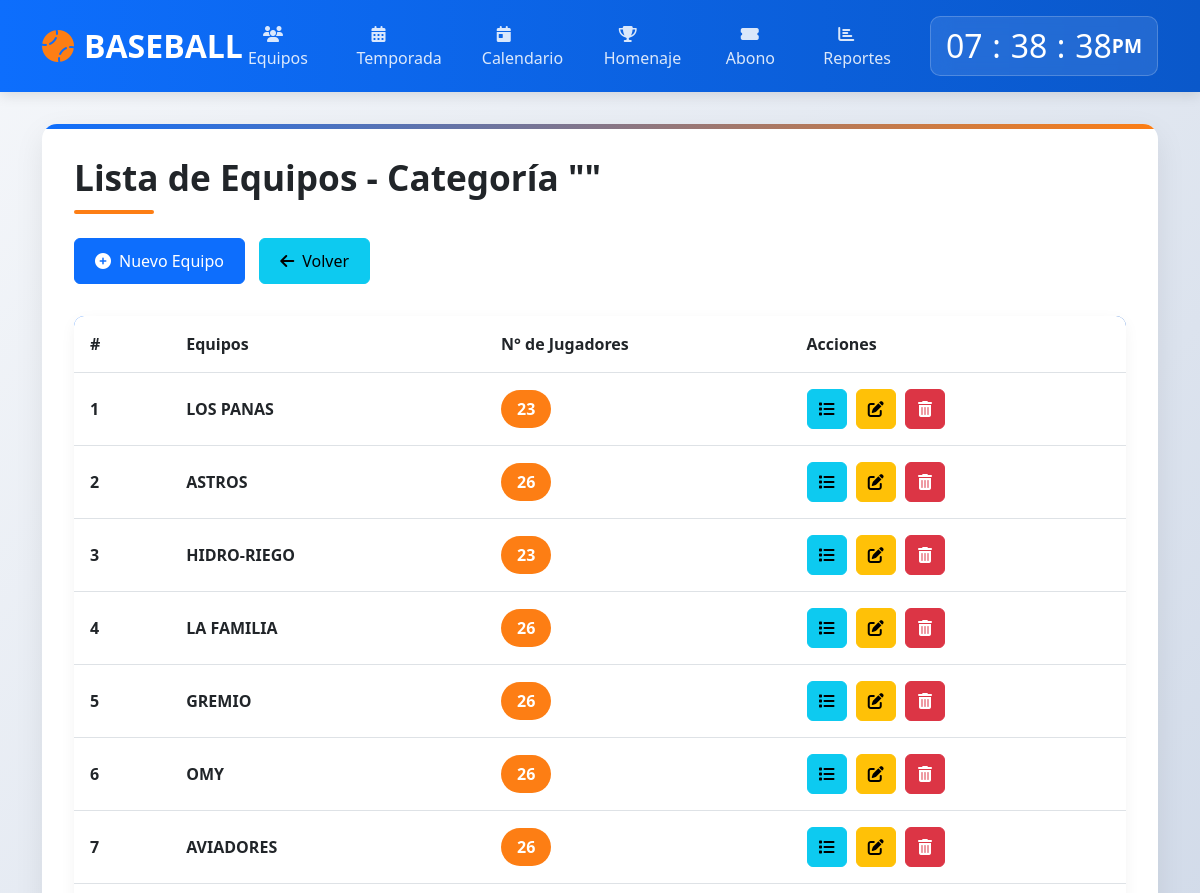
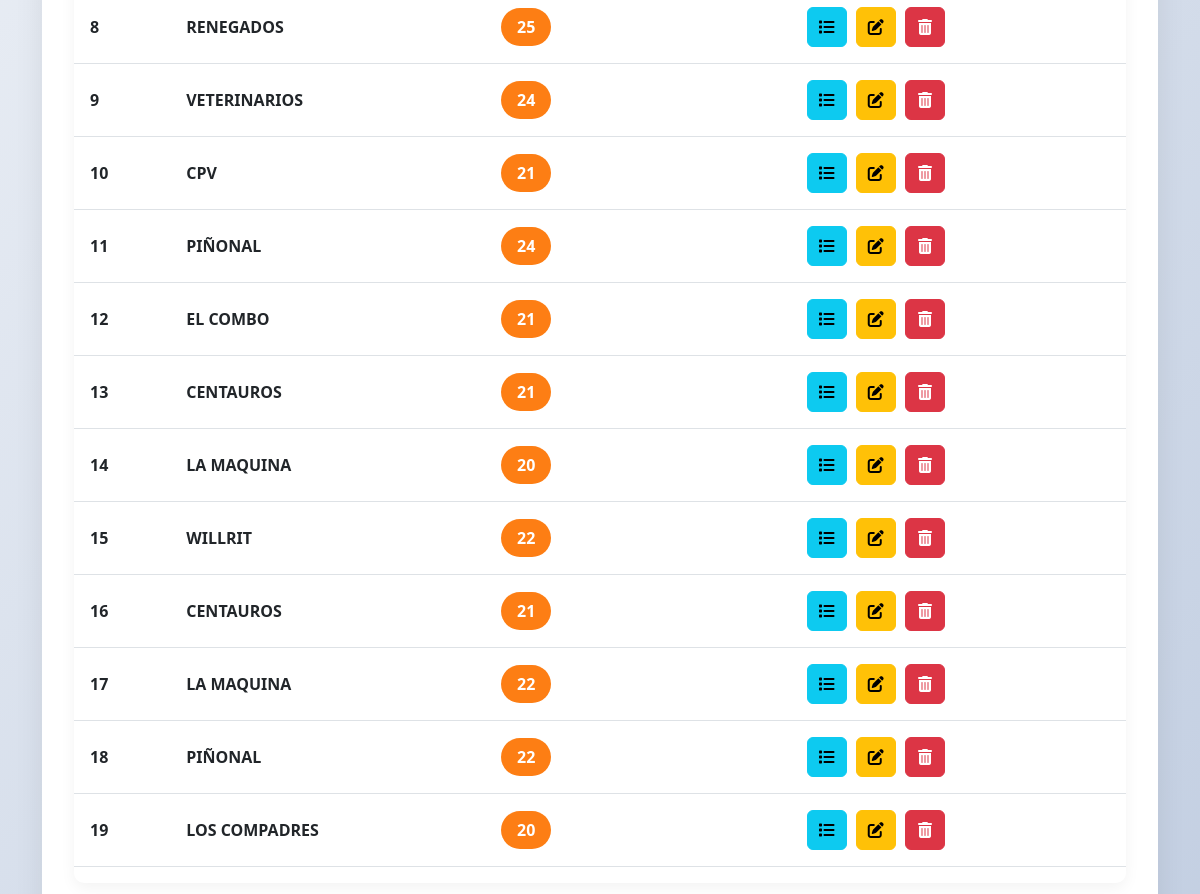
The app's page /modulos/equipos/nomina.php, older data (2 pictures, top to bottom).
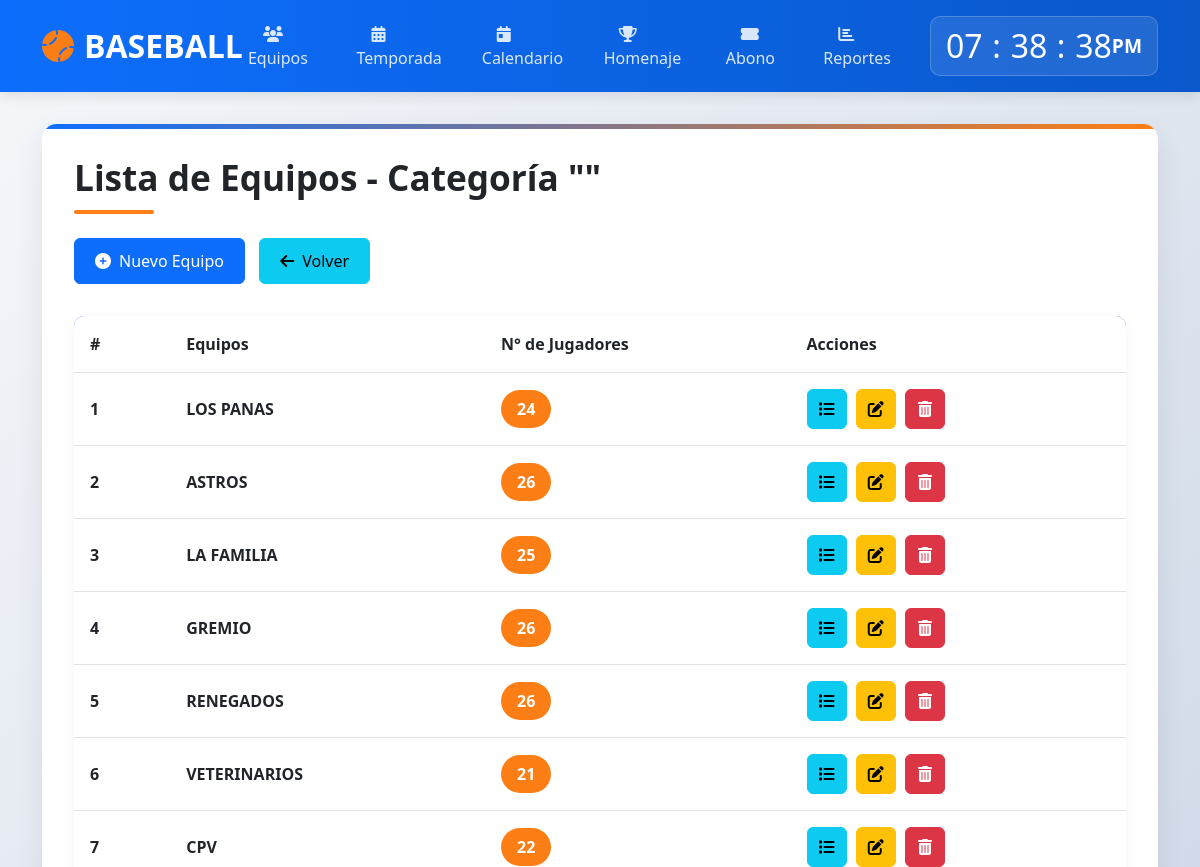
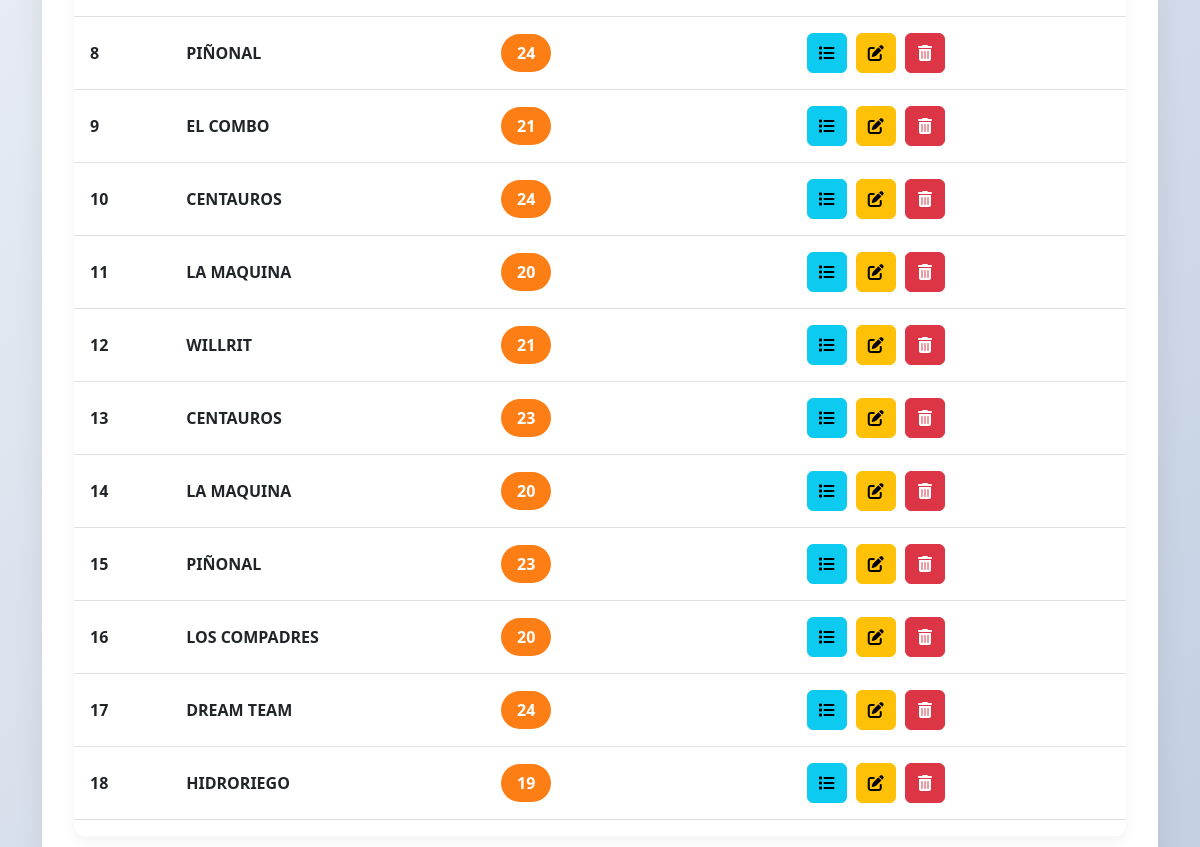
The same page, newer data (2 pictures, top to bottom).
### tables this page shows
CREATE TABLE `equipos` (
  `id_team` int(10) NOT NULL,
  `nom_team` varchar(50) NOT NULL,
  `n_jugadores` int(100) DEFAULT NULL,
  `categoria` varchar(1) NOT NULL
);

### modulos/equipos/nomina.php (the view, shortened to what the changed rows need)
<?php
$con = conectar();
$cat = isset($_REQUEST['cat']) ? mysqli_real_escape_string($con, $_REQUEST['cat']) : '';
?>
<!DOCTYPE html>
<html lang="es">
<head>
    <link href="https://cdn.jsdelivr.net/npm/bootstrap@5.3.0/dist/css/bootstrap.min.css" rel="stylesheet">
    <link rel="stylesheet" href="https://cdnjs.cloudflare.com/ajax/libs/font-awesome/6.4.0/css/all.min.css">
</head>
<body>
    <header class="header">
        <div class="container">
            <div class="d-flex justify-content-between align-items-center">
                <div class="clock-container">
                    <div class="clock">
                        <h2 id="hour">00</h2><h2 class="dot">:</h2>
                        <h2 id="minute">00</h2><h2 class="dot">:</h2>
                        <h2 id="seconds">00</h2><span id="ampm">AM</span>
                    </div>
                </div>
            </div>
        </div>
    </header>
    <main class="main-content">
        <div class="container">
            <div class="teams-container">
                <h1 class="page-title">Lista de Equipos - Categoría "<?php echo htmlspecialchars($cat); ?>"</h1>
                <div class="table-container">
                    <div class="table-responsive">
                        <table class="table table-hover">
                            <thead>
                                <tr>
                                    <th scope="col">#</th>
                                    <th scope="col">Equipos</th>
                                    <th scope="col">N° de Jugadores</th>
                                    <th scope="col">Acciones</th>
                                </tr>
                            </thead>
                            <tbody>
                                <?php
                                $obtener = "SELECT * FROM equipos WHERE categoria LIKE '%$cat%'";
                                $query = mysqli_query($con, $obtener);
                                if (!$query) {
                                    echo "<tr><td colspan='4' class='text-center text-danger'>Error en la consulta: " . mysqli_error($con) . "</td></tr>";
                                } else {
                                    $num = mysqli_num_rows($query);
                                    if ($num > 0) {
                                        for ($i = 1; $i <= $num; ++$i) {
                                            $data = mysqli_fetch_array($query);
                                ?>
                                            <tr>
                                                <th scope="row"><?php echo $i; ?></th>
                                                <td class="fw-bold"><?php echo htmlspecialchars($data['nom_team']); ?></td>
                                                <td>
                                                    <span class="badge-player-count">
                                                        <?php echo htmlspecialchars($data['n_jugadores']); ?>
                                                    </span>
                                                </td>
                                                <td>
                                                    <a href="../jugadores/list.php?id=<?php echo $data['id_team']; ?>&cat=<?php echo urlencode($cat); ?>" class="btn btn-info btn-action" data-bs-toggle="tooltip" title="Lista de Jugadores">
                                                        <i class="fas fa-list"></i>
                                                    </a>
                                                    <a href="formedit.php?id=<?php echo $data['id_team']; ?>&cat=<?php echo urlencode($cat); ?>" class="btn btn-warning btn-action" data-bs-toggle="tooltip" title="Editar">
                                                        <i class="fas fa-edit"></i>
                                                    </a>
                                                    <a href="deletteam.php?id=<?php echo $data['id_team']; ?>&cat=<?php echo urlencode($cat); ?>" class="btn btn-danger btn-action" data-bs-toggle="tooltip" title="Eliminar" onclick="return confirm('¿Estás seguro de que deseas eliminar este equipo?');">
                                                        <i class="fas fa-trash-alt"></i>
                                                    </a>
                                                </td>
                                            </tr>
                                <?php
                                        }
                                    }
                                }
                                ?>
                            </tbody>
                        </table>
                    </div>
                </div>
            </div>
        </div>
    </main>
</body>
</html>

Row changes from the older to the newer data that the page shows:
removed equipos: nom_team "HIDRO-RIEGO", n_jugadores "23"
removed equipos: nom_team "OMY", n_jugadores "26"
removed equipos: nom_team "AVIADORES", n_jugadores "26"
changed equipos "LOS PANAS": n_jugadores "23" → "24"
changed equipos "LA FAMILIA": n_jugadores "26" → "25"
changed equipos "RENEGADOS": n_jugadores "25" → "26"
changed equipos "VETERINARIOS": n_jugadores "24" → "21"
changed equipos "CPV": n_jugadores "21" → "22"
changed equipos (number 10 of 18 on the later page): n_jugadores "21" → "24"
changed equipos "WILLRIT": n_jugadores "22" → "21"
changed equipos (number 13 of 18 on the later page): n_jugadores "21" → "23"
changed equipos (number 14 of 18 on the later page): n_jugadores "22" → "20"
changed equipos (number 15 of 18 on the later page): n_jugadores "22" → "23"
added equipos: nom_team "DREAM TEAM", n_jugadores "24"
added equipos: nom_team "HIDRORIEGO", n_jugadores "19"
